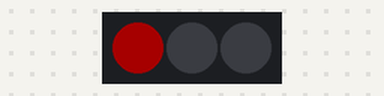
Bench run of a sketch on a simulated Arduino Uno, built with avr-gcc and run on an emulated ATmega328P. On the bench: 3 RGB LEDs in strip order, left to right. Dim RGB values are drawn brighter than linear.

Above: at 0.15 s.
At 1.0 s:
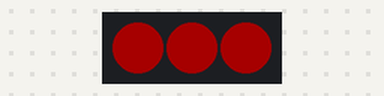
At 1.55 s:
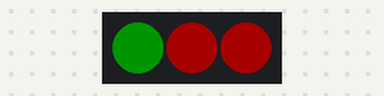
At 2.4 s:
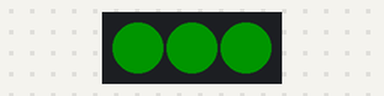
At 2.95 s:
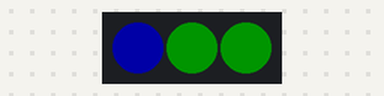
At 3.8 s:
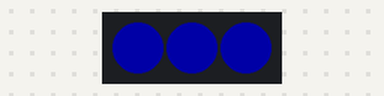
Timing chart, 0 to 5.5 s (numbered marks = the images above):
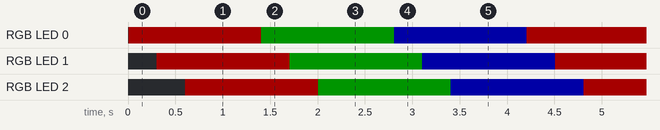

The sketch:

LEDStripTest01.ino
```cpp
#include <FastLED.h>

const int DATA_PIN = 3;
CRGB leds[3];
const CRGB colours[] = {CRGB::Red, CRGB::Green, CRGB::Blue};

void setup() {
  FastLED.addLeds<WS2812B, DATA_PIN, GRB>(leds, 3);
  FastLED.setBrightness(40);
  FastLED.clear(true);
}

void loop() {
  for (int colour = 0; colour < 3; colour++) {
    for (int led = 0; led < 3; led++) {
      leds[led] = colours[colour];
      FastLED.show();
      delay(300);
    }
    delay(500);
  }
}
```

Measured:
- by itself, RGB LED 0–2: repeats every 4.2 s: RGB(0, 20, 0) 1.4 s, RGB(0, 0, 40) 1.4 s, RGB(40, 0, 0) 1.4 s
